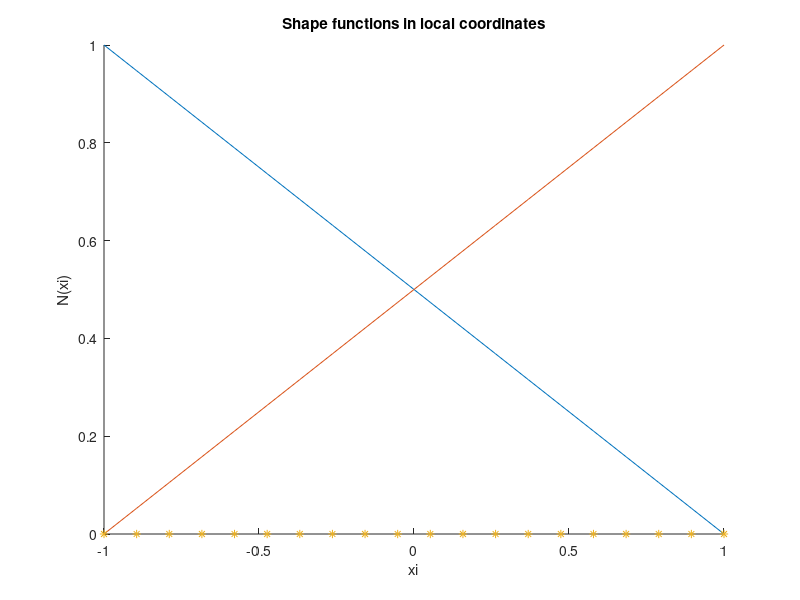
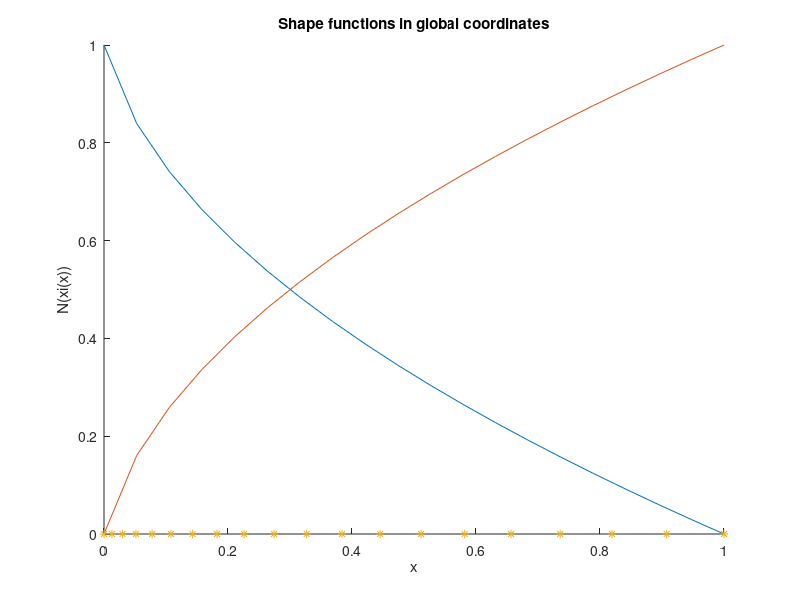

These charts were generated, in order, by the following MATLAB code: (Note: this script raises an error after producing the figures.)

clear all;
close all;

X1=0;
X2=1;
a=1/5;

Q = @(xi) 0.5*(1-xi)*X1 + 0.5*(1+xi)*X2 + (xi.*xi-1)*a;

% a = 1/4
%invQ = @(x)  2*x.^(1/2) - 1;

% a = 0
%invQ = @(x)  2*x - 1;

% a ~= 0
invQ = @(x) (2*(4*a*x - 2*a + 4*a.^2 + 1/4).^(1/2) - 1)/(4*a);
             

N1 = @(xi) 0.5*(1-xi);
N2 = @(xi) 0.5*(1+xi);

xis = linspace(-1,1,20);
figure(1)
hold on;
plot(xis, N1(xis));
plot(xis, N2(xis));
plot(xis, zeros(1,20),'*');
title('Shape functions in local coordinates');
xlabel('xi')
ylabel('N(xi)')

xs = linspace(0,1,20);
figure(2)
hold on;
plot(xs, N1(invQ(xs)));
plot(xs, N2(invQ(xs)));
plot(Q(xis),zeros(1,20),'*');
title('Shape functions in global coordinates');
xlabel('x')
ylabel('N(xi(x))')



syms a
syms x;
syms xi;
syms Q;
Q = 0.5*(1-xi)*X1 + 0.5*(1+xi)*X2 + (xi*xi-1)*a;
sol = solve(Q==x,xi);
